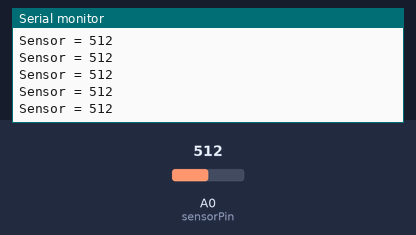
This sketch was run on a simulated Arduino Uno, built with avr-gcc and run on an emulated ATmega328P. On the bench: the last lines printed to the serial monitor. Inputs (shaded band) come from the test bench; at power-on: A0 (sensorPin) = 512.

Above: at 1.2 s.
1.3 s: A0 (sensorPin) set to 716
At 1.8 s:
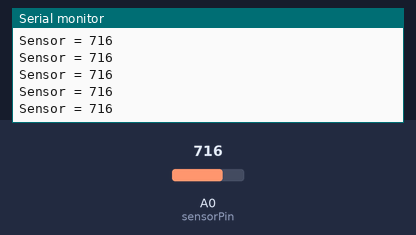
4.3 s: A0 (sensorPin) set to 900
At 4.8 s:
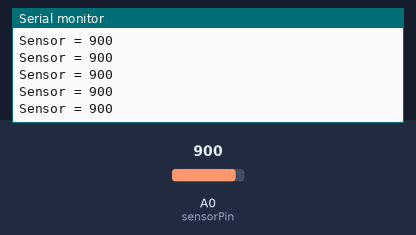
Timing chart, 0 to 7.3 s (numbered marks = the images above; inputs shaded):
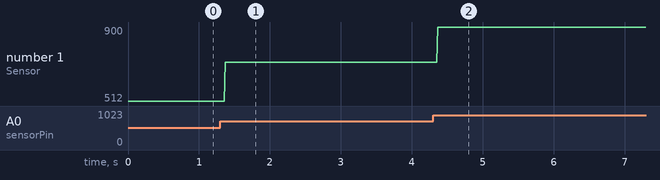

The sketch:

3_1_Reading_a_potentiometer.ino
```cpp
byte sensorPin = A0;
int sensorValue = 0;

void setup() {
  // put your setup code here, to run once:
  Serial.begin(9600);
}

void loop() {
  // put your main code here, to run repeatedly:
  sensorValue = analogRead(sensorPin);
  Serial.print("Sensor = ");
  Serial.println(sensorValue, DEC);
  delay(10);
}
```

Measured:
- after the input at 1.3 s, the serial monitor: prints a new line after 0.07 s (image 1)
- after the input at 4.3 s, the serial monitor: prints a new line after 0.07 s (image 2)
- plotted number 1: 512 → 716 after the input at 1.3 s, 716 → 900 after the input at 4.3 s
